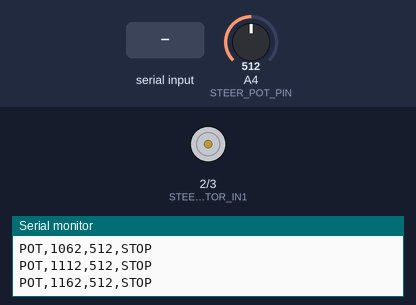
The sketch below on a simulated Arduino Uno, built with avr-gcc and run on an emulated ATmega328P. On the bench: motor-driver pin pairs drawn as motors (green arrow = first pin HIGH = forward, orange = second pin HIGH = backward, longer = more drive), the last lines printed to the serial monitor. The test bench sets the inputs (shaded band); at power-on: A4 (STEER_POT_PIN) = 512.

Above: at 1.2 s.
1.3 s: "L\n" received over Serial
At 2.5 s:
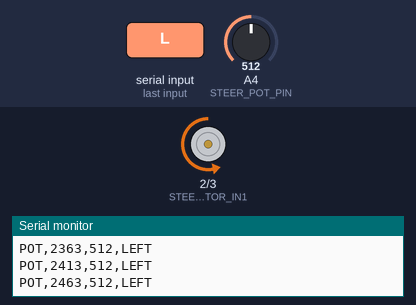
2.8 s: "R\n" received over Serial
At 3.8 s:
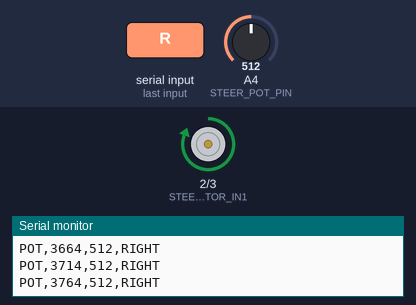
4.3 s: "l\n" received over Serial
At 4.9 s:
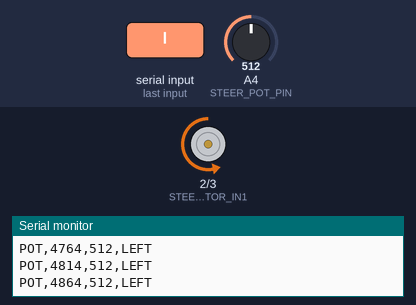
5.8 s: "r\n" received over Serial
At 7.2 s:
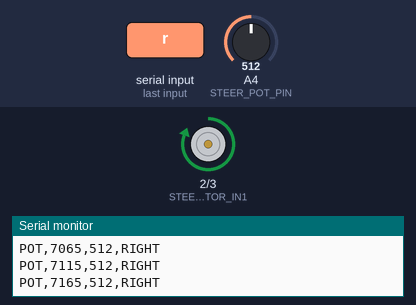
Timing chart, 0 to 8.3 s (numbered marks = the images above; inputs shaded):
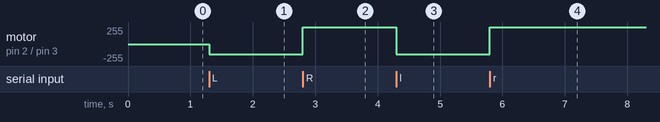

The sketch:

steering-value-test.ino
```cpp
/*
 * Manual steering motor + potentiometer monitor
 *
 * Serial commands:
 *   L : rotate steering motor continuously to the left
 *   R : rotate steering motor continuously to the right
 *   S : stop steering motor
 *
 * Potentiometer value is printed every 50 ms.
 *
 * Serial monitor:
 *   Baud rate: 115200
 *
 * WARNING:
 *   This sketch does not use automatic steering limits.
 *   Press S before reaching a mechanical end stop.
 */

const uint8_t STEER_MOTOR_IN1 = 2;
const uint8_t STEER_MOTOR_IN2 = 3;
const uint8_t STEER_POT_PIN   = A4;

// Motor PWM: 0~255
const uint8_t STEER_PWM = 150;

// Potentiometer output interval
const unsigned long PRINT_INTERVAL_MS = 50;

enum MotorState {
  MOTOR_STOPPED,
  MOTOR_LEFT,
  MOTOR_RIGHT
};

MotorState motorState = MOTOR_STOPPED;
unsigned long lastPrintMs = 0;

const char* motorStateName() {
  switch (motorState) {
    case MOTOR_LEFT:
      return "LEFT";

    case MOTOR_RIGHT:
      return "RIGHT";

    default:
      return "STOP";
  }
}

void motorStop() {
  analogWrite(STEER_MOTOR_IN1, 0);
  analogWrite(STEER_MOTOR_IN2, 0);
  motorState = MOTOR_STOPPED;
  Serial.println(F("COMMAND,STOP"));
}

void motorLeft() {
  // Existing steering convention:
  // left = IN1 off, IN2 PWM
  analogWrite(STEER_MOTOR_IN1, 0);
  analogWrite(STEER_MOTOR_IN2, STEER_PWM);
  motorState = MOTOR_LEFT;

  Serial.print(F("COMMAND,LEFT,PWM="));
  Serial.println(STEER_PWM);
}

void motorRight() {
  // Existing steering convention:
  // right = IN1 PWM, IN2 off
  analogWrite(STEER_MOTOR_IN1, STEER_PWM);
  analogWrite(STEER_MOTOR_IN2, 0);
  motorState = MOTOR_RIGHT;

  Serial.print(F("COMMAND,RIGHT,PWM="));
  Serial.println(STEER_PWM);
}

void printHelp() {
  Serial.println();
  Serial.println(F("=== Manual steering motor test ==="));
  Serial.println(F("L : continuous LEFT"));
  Serial.println(F("R : continuous RIGHT"));
  Serial.println(F("S : STOP"));
  Serial.print(F("PWM="));
  Serial.println(STEER_PWM);
  Serial.println(F("OUTPUT: POT,time_ms,raw,state"));
  Serial.println(F("WARNING: No automatic potentiometer limit protection."));
  Serial.println();
}

void processCommand(char command) {
  switch (command) {
    case 'L':
    case 'l':
      motorLeft();
      break;

    case 'R':
    case 'r':
      motorRight();
      break;

    case 'S':
    case 's':
      motorStop();
      break;

    case '\r':
    case '\n':
    case ' ':
    case '\t':
      break;

    default:
      Serial.print(F("UNKNOWN_COMMAND,"));
      Serial.println(command);
      printHelp();
      break;
  }
}

void printPotentiometer() {
  const int raw = analogRead(STEER_POT_PIN);

  Serial.print(F("POT,"));
  Serial.print(millis());
  Serial.print(',');
  Serial.print(raw);
  Serial.print(',');
  Serial.println(motorStateName());
}

void setup() {
  pinMode(STEER_MOTOR_IN1, OUTPUT);
  pinMode(STEER_MOTOR_IN2, OUTPUT);
  pinMode(STEER_POT_PIN, INPUT);

  Serial.begin(115200);

  motorStop();
  printHelp();

  lastPrintMs = millis();
}

void loop() {
  while (Serial.available() > 0) {
    const char command = static_cast<char>(Serial.read());
    processCommand(command);
  }

  const unsigned long now = millis();

  if (now - lastPrintMs >= PRINT_INTERVAL_MS) {
    lastPrintMs = now;
    printPotentiometer();
  }
}
```

Measured:
- after the input at 1.3 s, motor on pin 2 (STEER_MOTOR_IN1) / pin 3 (STEER_MOTOR_IN2): stopped → backward 150/255 at once
- after the input at 2.8 s, motor on pin 2 (STEER_MOTOR_IN1) / pin 3 (STEER_MOTOR_IN2): backward 150/255 → forward 255/255 at once
- after the input at 4.3 s, motor on pin 2 (STEER_MOTOR_IN1) / pin 3 (STEER_MOTOR_IN2): forward 255/255 → backward 150/255 at once
- after the input at 5.8 s, motor on pin 2 (STEER_MOTOR_IN1) / pin 3 (STEER_MOTOR_IN2): backward 150/255 → forward 255/255 at once
